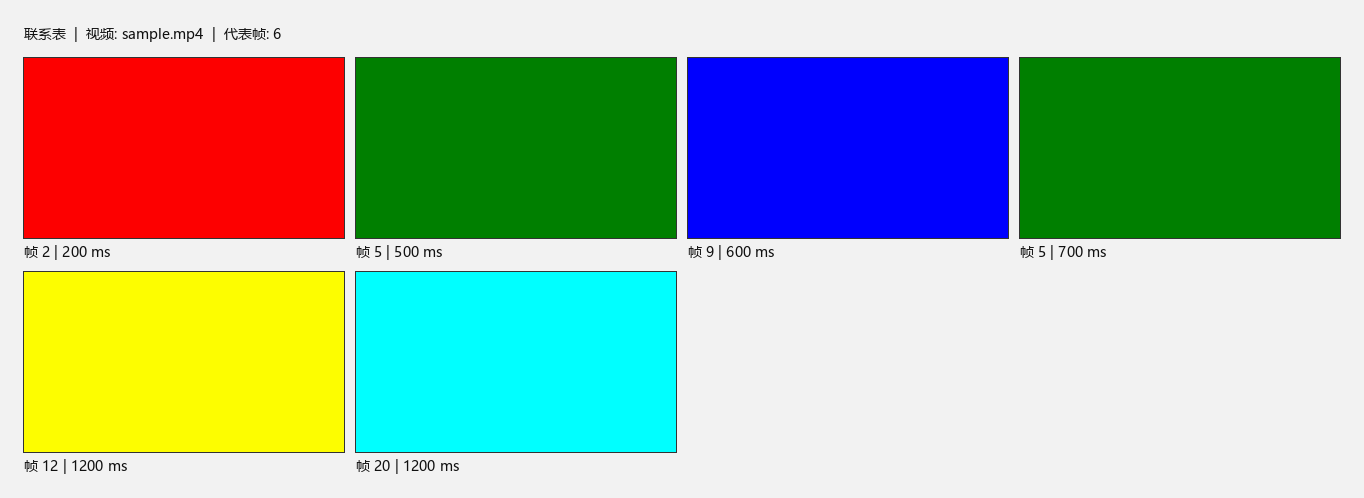
#> input picture out/normal/contact_sheet.png, 1364 x 498 px
$ python -i layer_compositor.py   (imports and definitions only)
#> lines starting #> are read from the running program, lines starting #| are printed output that depends on the picture
"""Deterministic 2D layer compositor.

Reads a layer manifest (JSON) plus a directory of transparent PNG layers, stacks
them by ``order`` using per-layer blend modes and global opacity, and writes:

* ``preview.png``  - the composited RGBA preview
* ``crops/<id>.png`` - per-layer transparent crop previews
* ``report.json``  - per-layer audit data for art review

Only Pillow is required. Composite maths is performed in straight-alpha space
using the W3C compositing model, so results match common DCC tools.

Usage::

    python layer_compositor.py --manifest samples/order/manifest.json \\
        --layers samples/order/layers --out out/order
"""

from __future__ import annotations

import argparse
import json
import math
import os
import sys
from dataclasses import dataclass, field
from typing import Any

from PIL import Image, ImageChops

SUPPORTED_BLEND_MODES = ("normal", "multiply")
REPORT_FILENAME = "report.json"
PREVIEW_FILENAME = "preview.png"
CROPS_DIRNAME = "crops"


# ---------------------------------------------------------------------------
# Data model
# ---------------------------------------------------------------------------


@dataclass
class LayerSpec:
    """One manifest layer after normalisation."""

    entry: dict[str, Any]
    manifest_index: int
    id: str
    file_name: str
    order: int
    offset_x: int
    offset_y: int
    align: str | None
    opacity_requested: int
    opacity: int
    blend_mode_requested: str | None
    blend_mode: str = "normal"
    blend_mode_fallback: bool = False
    duplicate: bool = False

    @property
    def opacity_clamped(self) -> bool:
        return self.opacity_requested != self.opacity


@dataclass
class LayerResult:
    """Outcome of processing one layer.

    Coordinate conventions used in the report:

    * ``bbox`` - alpha bounding box inside the layer file, ``[l, t, r, b]``
      with the right/bottom edges exclusive; ``None`` when fully transparent.
    * ``canvasBBox`` - the same rectangle in canvas coordinates, clipped to the
      canvas; ``None`` when nothing visible survives on the canvas.
    * ``visiblePixels`` - alpha > 0 pixels in the layer file itself.
    * ``contributedPixels`` - alpha > 0 pixels that actually reach the canvas
      (i.e. inside ``canvasBBox``).
    """

    spec: LayerSpec
    status: str = "used"  # used | unavailable | ignored
    notes: list[str] = field(default_factory=list)
    crop_file: str | None = None
    bbox: list[int] | None = None
    canvas_bbox: list[int] | None = None
    visible_pixels: int = 0
    contributed_pixels: int = 0
    fully_transparent: bool | None = True
    clipped: bool | None = False
    position: list[int] | None = None
    size: list[int] | None = None


# ---------------------------------------------------------------------------
# Manifest normalisation (all manifest values are untrusted)
# ---------------------------------------------------------------------------


# [43 lines left out: functions _to_int, _parse_id, _parse_file_name, not called in this run]


def clamp_opacity(value: int) -> int:
    """Clamp a global layer opacity to the inclusive 0..100 range."""
    return max(0, min(100, value))


# [163 lines left out: functions _safe_align, load_manifest, canvas_size, parse_layers, resolve_duplicates, _align_offset and 2 more, not called in this run]


def _translate(bbox: list[int], offset: tuple[int, int]) -> list[int]:
    return [bbox[0] + offset[0], bbox[1] + offset[1],
            bbox[2] + offset[0], bbox[3] + offset[1]]


# ---------------------------------------------------------------------------
# Image maths (straight alpha, W3C compositing model)
# ---------------------------------------------------------------------------


# [51 lines left out: functions _blend_channel, composite_pixel, _scaled_opacity, not called in this run]


def _clear_transparent_rgb(image: Image.Image) -> Image.Image:
    """Zero out colour in fully transparent pixels so output is canonical.

    PNG stores straight alpha, so the RGB of a pixel with alpha 0 is invisible
    but would otherwise depend on the compositing path; clearing it keeps the
    preview byte-for-byte reproducible.
    """
    alpha = image.getchannel("A")
    opaque_mask = alpha.point(lambda value: 255 if value > 0 else 0)
    rgb = Image.new("RGB", image.size, (0, 0, 0))
    rgb.paste(image.convert("RGB"), (0, 0), opaque_mask)
    return Image.merge("RGBA", (*rgb.split(), alpha))


# [36 lines left out: function composite_image, not called in this run]


def _alpha_histogram_count(image: Image.Image) -> int:
    """Number of pixels with alpha > 0."""
    return sum(image.getchannel("A").histogram()[1:])


# ---------------------------------------------------------------------------
# Compositing pipeline
# ---------------------------------------------------------------------------


# [263 lines left out: functions _resolve_layer_path, load_layer_image, _save_transparent_crop, _crop_name, build_layer_report, run and 1 more, not called in this run]


# [2 lines not run here, left out]

>>> import cv2
>>> picture = cv2.imread('out/normal/contact_sheet.png', cv2.IMREAD_GRAYSCALE)
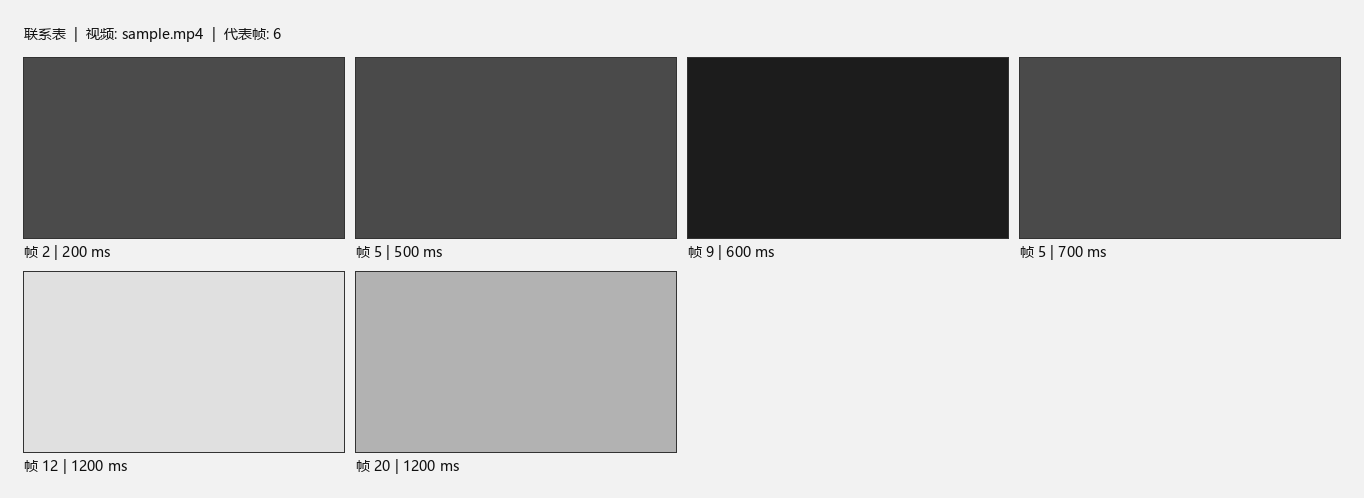
#> picture: shape (498, 1364); min 17, max 242, mean 171.7
#> (the run stopped early here; a loop or call above may not have finished)
